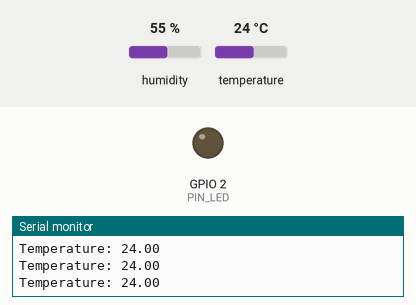
A sketch run on a simulated ESP32. Parts: output pins drawn as LEDs (lit = HIGH), the last lines printed to the serial monitor. Inputs (shaded band) come from the test bench; at power-on: temperature 24 °C, humidity 55 %. Nothing arrives over Bluetooth unless stated; a phone connects over Bluetooth LE 3 s after start.

Above: at 3.8 s.
3.9 s: temperature set to 25.4 °C
7.8 s: temperature set to 26.7 °C
At 10.4 s:
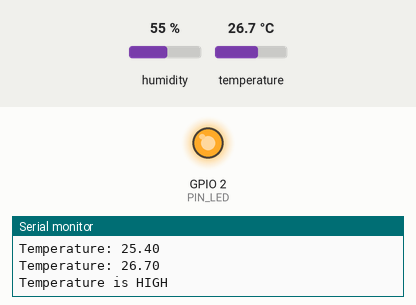
11.7 s: temperature set to 12 °C
At 13.1 s:
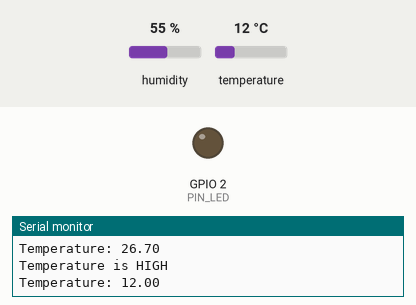
15.6 s: temperature set to 28 °C
At 18.5 s:
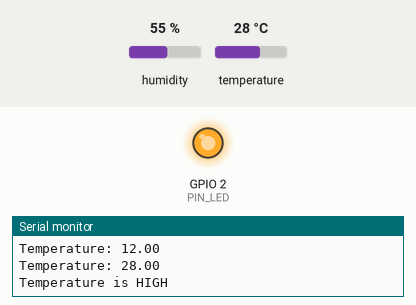
Timing chart, 0 to 20.0 s (numbered marks = the images above; inputs shaded):
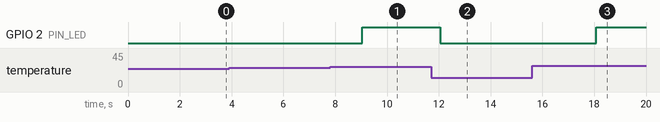

The sketch:

BLE_Q2.ino
```cpp
#include <BLEDevice.h>
#include <BLEServer.h>
#include <BLEUtils.h>
#include <BLE2902.h>
#include "DHT.h"

BLEServer* pServer = NULL;
BLECharacteristic* pCharacteristic = NULL;
bool deviceConnected = false;
bool oldDeviceConnected = false;
uint32_t value = 0;
uint8_t DHTPin = 4;
#define DHTTYPE DHT22
#define PIN_LED 2
DHT dht(DHTPin, DHTTYPE);
float temp;
// See the following for generating UUIDs:
// https://www.uuidgenerator.net/

#define SERVICE_UUID        "a009565e-0253-45b7-8257-b2c9b0c0a5d8"   //generated uuid
#define CHARACTERISTIC_UUID "beb5483e-36e1-4688-b7f5-ea07361b26a8"


class MyServerCallbacks: public BLEServerCallbacks {
    void onConnect(BLEServer* pServer) {
      deviceConnected = true;
    };

    void onDisconnect(BLEServer* pServer) {
      deviceConnected = false;
    }
};


void setup() {
  Serial.begin(115200);
  pinMode(DHTPin, INPUT);       //taking DHpin  4 as input
  pinMode(PIN_LED, OUTPUT); // LED as output
  dht.begin();
  // Create the BLE Device
  BLEDevice::init("Nandan");   //BLE name

  // Create the BLE Server
  pServer = BLEDevice::createServer();
  pServer->setCallbacks(new MyServerCallbacks());

  // Create the BLE Service
  BLEService *pService = pServer->createService(SERVICE_UUID);

  // Create a BLE Characteristic
  pCharacteristic = pService->createCharacteristic(
                      CHARACTERISTIC_UUID,
                      BLECharacteristic::PROPERTY_READ   |
                      BLECharacteristic::PROPERTY_WRITE  |
                      BLECharacteristic::PROPERTY_NOTIFY |
                      BLECharacteristic::PROPERTY_INDICATE
                    );

  // https://www.bluetooth.com/specifications/gatt/viewer?attributeXmlFile=org.bluetooth.descriptor.gatt.client_characteristic_configuration.xml
  // Create a BLE Descriptor
  pCharacteristic->addDescriptor(new BLE2902());

  // Start the service
  pService->start();

  // Start advertising
  BLEAdvertising *pAdvertising = BLEDevice::getAdvertising();
  pAdvertising->addServiceUUID(SERVICE_UUID);
  pAdvertising->setScanResponse(false);
  pAdvertising->setMinPreferred(0x0);  // set value to 0x00 to not advertise this parameter
  BLEDevice::startAdvertising();
  Serial.println("Waiting a client connection to notify...");
}

void loop() {
    // notify changed value
    temp = dht.readTemperature();        //reading the temperature value dht
    String val = String(temp);             //converting into string
    String temperature = "Temperature: " + val ;       //storing in different varible
    Serial.println(temperature);              //print in the
    if(temp > 26) {          //condtion for the temperature value
      Serial.println("Temperature is HIGH");  //Notify
      digitalWrite(PIN_LED, HIGH); //if it is greater than 26 LED ON
    }
    else
      digitalWrite(PIN_LED, LOW);
      Serial.println();

    delay(1500);
    if (deviceConnected) {
        pCharacteristic->setValue(temperature.c_str());
        pCharacteristic->notify();
//        value++;
        delay(3); // bluetooth stack will go into congestion, if too many packets are sent, in 6 hours test i was able to go as low as 3ms
    }
    // disconnecting
    if (!deviceConnected && oldDeviceConnected) {
        delay(500); // give the bluetooth stack the chance to get things ready
        pServer->startAdvertising(); // restart advertising
        Serial.println("start advertising");
        oldDeviceConnected = deviceConnected;
    }
    // connecting
    if (deviceConnected && !oldDeviceConnected) {
        // do stuff here on connecting
        oldDeviceConnected = deviceConnected;
    }
}
```

Measured:
- the behaviour switches between 26 and 26.1 °C on temperature (found by bisection; images 0 and 1)
- after the input at 7.8 s, GPIO 2 (PIN_LED): LOW → HIGH after 1.2 s
- after the input at 11.7 s, GPIO 2 (PIN_LED): HIGH → LOW after 0.35 s
- after the input at 15.6 s, GPIO 2 (PIN_LED): LOW → HIGH after 2.5 s
